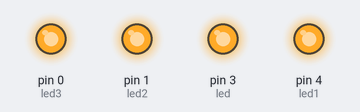
Simulated run of this sketch. Board: Arduino Uno, built with avr-gcc and run on an emulated ATmega328P. Shown: output pins drawn as LEDs (lit = HIGH).

Above: at 2.23 s.
Timing chart, 0 to 5.8 s (numbered marks = the images above):
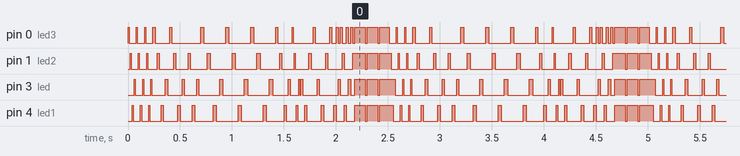

The sketch:

AtitinyBlink4leds.ino
```cpp
int led = 3;
int led1 = 4;
int led2 = 1;
int led3= 0;
int buttonPin=2;

// the setup routine runs once when you press reset:
void setup() {

  pinMode(led, OUTPUT);
  pinMode(led1, OUTPUT);
 pinMode (led2, OUTPUT);
  pinMode (led3, OUTPUT);
  pinMode (buttonPin, INPUT);
}

// the loop routine runs over and over again forever:
void loop() {


  digitalWrite(led3, HIGH);   // turn the LED on (HIGH is the voltage level)
  delay(10);               // wait for a second
  digitalWrite(led3, LOW);    // turn the LED off by making the voltage LOW
  delay(10);               // wait for a second
  digitalWrite(led2, HIGH);   // turn the LED on (HIGH is the voltage level)
  delay(10);               // wait for a second
  digitalWrite(led2, LOW);    // turn the LED off by making the voltage LOW
  delay(10);               // wait for a second
 digitalWrite(led1, HIGH);   // turn the LED on (HIGH is the voltage level)
  delay(10);               // wait for a second
  digitalWrite(led1, LOW);    // turn the LED off by making the voltage LOW
  delay(10);               // wait for a second
  digitalWrite(led, HIGH);   // turn the LED on (HIGH is the voltage level)
  delay(10);               // wait for a second
  digitalWrite(led, LOW);    // turn the LED off by making the voltage LOW
  delay(10);               // wait for a second
 digitalWrite(led3, HIGH);   // turn the LED on (HIGH is the voltage level)
  delay(10);               // wait for a second
  digitalWrite(led3, LOW);    // turn the LED off by making the voltage LOW
  delay(10);               // wait for a second
  digitalWrite(led2, HIGH);   // turn the LED on (HIGH is the voltage level)
  delay(10);               // wait for a second
  digitalWrite(led2, LOW);    // turn the LED off by making the voltage LOW
  delay(10);               // wait for a second
 digitalWrite(led1, HIGH);   // turn the LED on (HIGH is the voltage level)
  delay(10);               // wait for a second
  digitalWrite(led1, LOW);    // turn the LED off by making the voltage LOW
  delay(10);               // wait for a second
  digitalWrite(led, HIGH);   // turn the LED on (HIGH is the voltage level)
  delay(10);               // wait for a second
  digitalWrite(led, LOW);    // turn the LED off by making the voltage LOW
  delay(10);               // wait for a second
  digitalWrite(led3, HIGH);   // turn the LED on (HIGH is the voltage level)
  delay(10);               // wait for a second
  digitalWrite(led3, LOW);    // turn the LED off by making the voltage LOW
  delay(10);               // wait for a second
  digitalWrite(led2, HIGH);   // turn the LED on (HIGH is the voltage level)
  delay(10);               // wait for a second
  digitalWrite(led2, LOW);    // turn the LED off by making the voltage LOW
  delay(10);               // wait for a second
 digitalWrite(led1, HIGH);   // turn the LED on (HIGH is the voltage level)
  delay(10);               // wait for a second
  digitalWrite(led1, LOW);    // turn the LED off by making the voltage LOW
  delay(10);               // wait for a second
  digitalWrite(led, HIGH);   // turn the LED on (HIGH is the voltage level)
  delay(10);               // wait for a second
  digitalWrite(led, LOW);    // turn the LED off by making the voltage LOW
  delay(10);               // wait for a second


  digitalWrite(led3, HIGH);   // turn the LED on (HIGH is the voltage level)
  delay(20);               // wait for a second
  digitalWrite(led3, LOW);    // turn the LED off by making the voltage LOW
  delay(20);               // wait for a second
  digitalWrite(led2, HIGH);   // turn the LED on (HIGH is the voltage level)
  delay(20);               // wait for a second
  digitalWrite(led2, LOW);    // turn the LED off by making the voltage LOW
  delay(20);               // wait for a second
 digitalWrite(led1, HIGH);   // turn the LED on (HIGH is the voltage level)
  delay(20);               // wait for a second
  digitalWrite(led1, LOW);    // turn the LED off by making the voltage LOW
  delay(20);               // wait for a second
  digitalWrite(led, HIGH);   // turn the LED on (HIGH is the voltage level)
  delay(20);               // wait for a second
  digitalWrite(led, LOW);    // turn the LED off by making the voltage LOW
  delay(20);               // wait for a second
 digitalWrite(led3, HIGH);   // turn the LED on (HIGH is the voltage level)
  delay(20);               // wait for a second
  digitalWrite(led3, LOW);    // turn the LED off by making the voltage LOW
  delay(20);               // wait for a second
  digitalWrite(led2, HIGH);   // turn the LED on (HIGH is the voltage level)
  delay(20);               // wait for a second
  digitalWrite(led2, LOW);    // turn the LED off by making the voltage LOW
  delay(20);               // wait for a second
 digitalWrite(led1, HIGH);   // turn the LED on (HIGH is the voltage level)
  delay(20);               // wait for a second
  digitalWrite(led1, LOW);    // turn the LED off by making the voltage LOW
  delay(20);               // wait for a second
  digitalWrite(led, HIGH);   // turn the LED on (HIGH is the voltage level)
  delay(20);               // wait for a second
  digitalWrite(led, LOW);    // turn the LED off by making the voltage LOW
  delay(20);               // wait for a seconddigitalWrite(led3, HIGH);   // turn the LED on (HIGH is the voltage level)

  digitalWrite(led3, LOW);    // turn the LED off by making the voltage LOW
  delay(20);               // wait for a second
  digitalWrite(led2, HIGH);   // turn the LED on (HIGH is the voltage level)
  delay(20);               // wait for a second
  digitalWrite(led2, LOW);    // turn the LED off by making the voltage LOW
  delay(20);               // wait for a second
 digitalWrite(led1, HIGH);   // turn the LED on (HIGH is the voltage level)
  delay(20);               // wait for a second
  digitalWrite(led1, LOW);    // turn the LED off by making the voltage LOW
  delay(20);               // wait for a second
  digitalWrite(led, HIGH);   // turn the LED on (HIGH is the voltage level)
  delay(20);               // wait for a second
  digitalWrite(led, LOW);    // turn the LED off by making the voltage LOW
  delay(20);               // wait for a second

 digitalWrite(led3, HIGH);   // turn the LED on (HIGH is the voltage level)
  delay(30);               // wait for a second
  digitalWrite(led3, LOW);    // turn the LED off by making the voltage LOW
  delay(30);               // wait for a second
  digitalWrite(led2, HIGH);   // turn the LED on (HIGH is the voltage level)
  delay(30);               // wait for a second
  digitalWrite(led2, LOW);    // turn the LED off by making the voltage LOW
  delay(30);               // wait for a second
 digitalWrite(led1, HIGH);   // turn the LED on (HIGH is the voltage level)
  delay(30);               // wait for a second
  digitalWrite(led1, LOW);    // turn the LED off by making the voltage LOW
  delay(30);               // wait for a second
  digitalWrite(led, HIGH);   // turn the LED on (HIGH is the voltage level)
  delay(30);               // wait for a second
  digitalWrite(led, LOW);    // turn the LED off by making the voltage LOW
  delay(30);               // wait for a second

  digitalWrite(led3, HIGH);   // turn the LED on (HIGH is the voltage level)
  delay(30);               // wait for a second
  digitalWrite(led3, LOW);    // turn the LED off by making the voltage LOW
  delay(30);               // wait for a second
  digitalWrite(led2, HIGH);   // turn the LED on (HIGH is the voltage level)
  delay(30);               // wait for a second
  digitalWrite(led2, LOW);    // turn the LED off by making the voltage LOW
  delay(30);               // wait for a second
 digitalWrite(led1, HIGH);   // turn the LED on (HIGH is the voltage level)
  delay(30);               // wait for a second
  digitalWrite(led1, LOW);    // turn the LED off by making the voltage LOW
  delay(30);               // wait for a second
  digitalWrite(led, HIGH);   // turn the LED on (HIGH is the voltage level)
  delay(30);               // wait for a second
  digitalWrite(led, LOW);    // turn the LED off by making the voltage LOW
  delay(30);               // wait for a second

  digitalWrite(led3, HIGH);   // turn the LED on (HIGH is the voltage level)
  delay(30);               // wait for a second
  digitalWrite(led3, LOW);    // turn the LED off by making the voltage LOW
  delay(30);               // wait for a second
  digitalWrite(led2, HIGH);   // turn the LED on (HIGH is the voltage level)
  delay(30);               // wait for a second
  digitalWrite(led2, LOW);    // turn the LED off by making the voltage LOW
  delay(30);               // wait for a second
 digitalWrite(led1, HIGH);   // turn the LED on (HIGH is the voltage level)
  delay(30);               // wait for a second
  digitalWrite(led1, LOW);    // turn the LED off by making the voltage LOW
  delay(30);               // wait for a second
  digitalWrite(led, HIGH);   // turn the LED on (HIGH is the voltage level)
  delay(30);               // wait for a second
  digitalWrite(led, LOW);    // turn the LED off by making the voltage LOW
  delay(30);               // wait for a second


  digitalWrite(led3, HIGH);   // turn the LED on (HIGH is the voltage level)
  delay(20);               // wait for a second
  digitalWrite(led3, LOW);    // turn the LED off by making the voltage LOW
  delay(20);               // wait for a second
  digitalWrite(led2, HIGH);   // turn the LED on (HIGH is the voltage level)
  delay(20);               // wait for a second
  digitalWrite(led2, LOW);    // turn the LED off by making the voltage LOW
  delay(20);               // wait for a second
 digitalWrite(led1, HIGH);   // turn the LED on (HIGH is the voltage level)
  delay(20);               // wait for a second
  digitalWrite(led1, LOW);    // turn the LED off by making the voltage LOW
  delay(20);               // wait for a second
  digitalWrite(led, HIGH);   // turn the LED on (HIGH is the voltage level)
  delay(20);               // wait for a second
  digitalWrite(led, LOW);    // turn the LED off by making the voltage LOW
  delay(20);               // wait for a second

  digitalWrite(led3, HIGH);   // turn the LED on (HIGH is the voltage level)
  delay(10);               // wait for a second
  digitalWrite(led3, LOW);    // turn the LED off by making the voltage LOW
  delay(10);               // wait for a second
  digitalWrite(led2, HIGH);   // turn the LED on (HIGH is the voltage level)
  delay(10);               // wait for a second
  digitalWrite(led2, LOW);    // turn the LED off by making the voltage LOW
  delay(10);               // wait for a second
 digitalWrite(led1, HIGH);   // turn the LED on (HIGH is the voltage level)
  delay(10);               // wait for a second
  digitalWrite(led1, LOW);    // turn the LED off by making the voltage LOW
  delay(10);               // wait for a second
  digitalWrite(led, HIGH);   // turn the LED on (HIGH is the voltage level)
  delay(10);               // wait for a second
  digitalWrite(led, LOW);    // turn the LED off by making the voltage LOW
  delay(10);


 digitalWrite(led, HIGH);   // turn the LED on (HIGH is the voltage level)
  delay(20);               // wait for a second
  digitalWrite(led, LOW);    // turn the LED off by making the voltage LOW
  delay(20);               // wait for a second
  digitalWrite(led1, HIGH);   // turn the LED on (HIGH is the voltage level)
  delay(20);               // wait for a second
  digitalWrite(led1, LOW);    // turn the LED off by making the voltage LOW
  delay(20);               // wait for a second
 digitalWrite(led2, HIGH);   // turn the LED on (HIGH is the voltage level)
  delay(20);               // wait for a second
  digitalWrite(led2, LOW);    // turn the LED off by making the voltage LOW
  delay(20);               // wait for a second
  digitalWrite(led3, HIGH);   // turn the LED on (HIGH is the voltage level)
  delay(20);               // wait for a second
  digitalWrite(led3, LOW);    // turn the LED off by making the voltage LOW
  delay(20);
  // wait for a second
  digitalWrite(led, HIGH);   // turn the LED on (HIGH is the voltage level)
  delay(20);               // wait for a second
  digitalWrite(led, LOW);    // turn the LED off by making the voltage LOW
  delay(20);               // wait for a second
  digitalWrite(led1, HIGH);   // turn the LED on (HIGH is the voltage level)
  delay(20);               // wait for a second
  digitalWrite(led1, LOW);    // turn the LED off by making the voltage LOW
  delay(20);               // wait for a second
 digitalWrite(led2, HIGH);   // turn the LED on (HIGH is the voltage level)
  delay(20);               // wait for a second
  digitalWrite(led2, LOW);    // turn the LED off by making the voltage LOW
  delay(20);               // wait for a second
  digitalWrite(led3, HIGH);   // turn the LED on (HIGH is the voltage level)
  delay(20);               // wait for a second
  digitalWrite(led3, LOW);    // turn the LED off by making the voltage LOW
  delay(20);

  digitalWrite(led1,HIGH);
  delay (20);
  digitalWrite (led1,LOW);
  digitalWrite(led3,HIGH);
  delay (20);
  digitalWrite (led3,LOW);
  digitalWrite(led,HIGH);
  delay (20);
  digitalWrite (led,LOW);
  digitalWrite(led3,HIGH);
  delay (20);
  digitalWrite (led3,LOW);
  digitalWrite(led2,HIGH);
  delay (20);
  digitalWrite (led2,LOW);


  digitalWrite(led1,HIGH);
  delay (20);
  digitalWrite (led1,LOW);
  digitalWrite(led3,HIGH);
  delay (20);
  digitalWrite (led3,LOW);
  digitalWrite(led,HIGH);
  delay (20);
  digitalWrite (led,LOW);
  digitalWrite(led3,HIGH);
  delay (20);
  digitalWrite (led3,LOW);
  digitalWrite(led2,HIGH);
  delay (20);
  digitalWrite (led2,LOW);

  digitalWrite(led,HIGH);
  digitalWrite(led1,HIGH);
  digitalWrite(led2,HIGH);
  digitalWrite(led3,HIGH);
  delay (100);
  digitalWrite(led,LOW);
  digitalWrite(led1,LOW);
  digitalWrite(led2,LOW);
  digitalWrite(led3,LOW);
  delay (20);
 digitalWrite(led,HIGH);
  digitalWrite(led1,HIGH);
  digitalWrite(led2,HIGH);
  digitalWrite(led3,HIGH);
  delay (80);
 digitalWrite(led,HIGH);
  digitalWrite(led1,HIGH);
  digitalWrite(led2,HIGH);
  digitalWrite(led3,HIGH);
  delay (20);
  digitalWrite(led,LOW);
  digitalWrite(led1,LOW);
  digitalWrite(led2,LOW);
  digitalWrite(led3,LOW);
  delay(20);
 digitalWrite(led,HIGH);
  digitalWrite(led1,HIGH);
  digitalWrite(led2,HIGH);
  digitalWrite(led3,HIGH);
  delay (80);

   }
```

Measured:
- by itself, pin 0 (led3), pin 1 (led2), pin 3 (led), pin 4 (led1): moves between LOW and HIGH, repeating every 2.5 s
